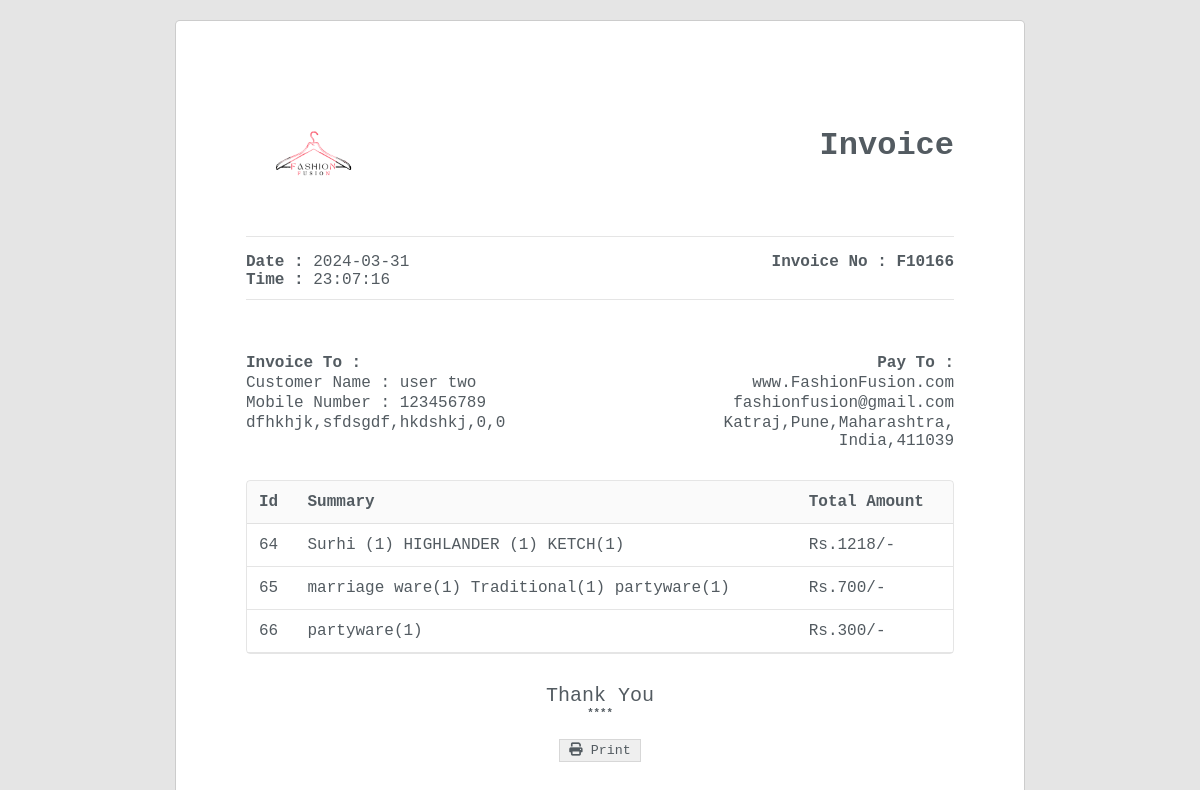
The app's page /billhistory.php (signed in) with its own data.
### tables this page shows
CREATE TABLE `orders` (
  `order_id` int(11) NOT NULL,
  `items` varchar(255) DEFAULT NULL,
  `custname` varchar(255) DEFAULT NULL,
  `contactno` varchar(15) DEFAULT NULL,
  `email` varchar(255) DEFAULT NULL,
  `gender` varchar(255) DEFAULT NULL,
  `address` varchar(255) DEFAULT NULL,
  `city` varchar(100) DEFAULT NULL,
  `state` varchar(100) DEFAULT NULL,
  `country` int(100) DEFAULT NULL,
  `pincode` int(20) DEFAULT NULL,
  `payment` varchar(50) DEFAULT NULL,
  `status` varchar(50) DEFAULT 'pending',
  `order_date` date DEFAULT curdate(),
  `order_time` time DEFAULT curtime()
);

### billhistory.php (the view, shortened to what this page needs)
<?php
@include 'include.php';
?>
<!DOCTYPE html>
<html>
    <head>
        <link rel="stylesheet" href="https://cdnjs.cloudflare.com/ajax/libs/font-awesome/6.2.1/css/all.min.css" />
        <link rel="stylesheet" href="css/userbill.css">
    </head>
    <body>
    <?php
         $user=$_SESSION['email'];
         $select_cart = mysqli_query($con, "SELECT * FROM `orders` where email='$user'");
         if(mysqli_num_rows($select_cart) > 0){
            while($fetch_cart = mysqli_fetch_assoc($select_cart)){
                $order_id =$fetch_cart['order_id'];
                $custname=$fetch_cart['custname'];
                $contactno=$fetch_cart['contactno'];
                $address=$fetch_cart['address'];
                $city=$fetch_cart['city'];
                $pincode=$fetch_cart['pincode'];
                $state=$fetch_cart['state'];
                $country=$fetch_cart['country'];
                $order_date=$fetch_cart['order_date'];
                $order_time=$fetch_cart['order_time'];
            }}
      ?>
        <div class = "invoice-wrapper" id = "print-area">
            <div class = "invoice">
                <div class = "invoice-container">
                    <div class = "invoice-head">
                        <div class = "invoice-head-top">
                            <div class = "invoice-head-top-left text-start">
                                <img src = "images/logo.png" width='120%'>
                            </div>
                            <div class = "invoice-head-top-right text-end">
                                <br><br>
                                <h1>Invoice</h1>
                            </div>
                        </div>
                        <div class = "hr"></div>
                        <div class = "invoice-head-middle">
                            <div class = "invoice-head-middle-left text-start">
                                <p><span class = "text-bold">Date : </span><?php echo$order_date;?></p>
                                <p><span class = "text-bold">Time : </span><?php echo$order_time;?></p>
                            </div>
                            <div class = "invoice-head-middle-right text-end">
                                <p><spanf class = "text-bold">Invoice No : </span>F101<?php echo$order_id;?></p>
                            </div>
                        </div>
                        <div class = "hr"></div>
                        <br><br>
                        <div class = "invoice-head-bottom">
                            <div class = "invoice-head-bottom-left">
                                <ul>
                                    <li class = 'text-bold'>Invoice To :</li>
                                    <li>Customer Name : <?php echo $custname;?></li>
                                    <li>Mobile Number : <?php echo $contactno;?></li>
                                    <li><?php echo $address. ','.$city. ','.$state. ','.$country. ','.$pincode;?></li>
                                </ul>
                            </div>
                            <div class = "invoice-head-bottom-right">
                                <ul class = "text-end">
                                    <li class = 'text-bold'>Pay To :</li>
                                    <li>www.FashionFusion.com</li>
                                    <li>fashionfusion@gmail.com</li>
                                    <li>Katraj,Pune,Maharashtra,
                                        India,411039</li>
                                </ul>
                            </div>
                        </div>
                    </div>
                    <div class = "overflow-view">
                    <br>
                        <div class = "invoice-body">
                            <table>
                                <thead>
                                    <tr>
                                        <td class = "text-bold">Id</td>
                                        <td class = "text-bold">Summary</td>
                                        <td class = "text-bold">Total Amount</td>
                                    </tr>
                                </thead>
                                <tbody>
                                    <?php
                            $user=$_SESSION['email'];
                            $select_cart = mysqli_query($con, "SELECT * FROM `orders` where email='$user'");
                            if(mysqli_num_rows($select_cart) > 0){
                            while($fetch_cart = mysqli_fetch_assoc($select_cart)){
                                ?>
                                    <tr>
                                        <td><?php echo $fetch_cart['order_id'];?></td>
                                        <td><?php echo $fetch_cart['items'];?></td>
                                        <td><?php echo$fetch_cart['payment'];?></td>
                                    </tr>
                                     <?php
                             }
                            }
                            ?>
                                </tbody>
                            </table>
                        </div>
                    </div>
                    <div class = "invoice-foot text-center">
                    <p><span class = "text-bold text-center"></span>Thank You <h6>****</h6></p>
                        <div class = "invoice-btns">
                            <button type = "button" class = "invoice-btn" onclick="printInvoice()">
                                <span>
                                    <i class="fa-solid fa-print"></i>
                                </span>
                                <span>Print</span>
                            </button>
                        </div>
                    </div>
                </div>
            </div>
        </div>
    </body>
</html>

### css/userbill.css (style rules this page uses)
*, *::after, *::before { padding: 0; margin: 0; box-sizing: border-box; }
ul { list-style-type: none; }
ul li { margin: 2px 0; }
.text-end { text-align: right; }
.text-center { text-align: center; }
.text-start { text-align: left; }
.text-bold { font-weight: 700; }
.hr { height: 1px; background-color: rgba(0, 0, 0, 0.1); }
body { font-family:'Courier New', Courier, monospace; color: #535b61; font-size: 16px; }
.invoice-wrapper { min-height: 100vh; background-color: rgba(0, 0, 0, 0.1); padding-top: 20px; padding-bottom: 20px; }
.invoice { max-width: 850px; margin-right: auto; margin-left: auto; background-color: #fff; padding: 70px; border: 1px solid rgba(0, 0, 0, 0.2); border-radius: 5px; min-height: 920px; }
.invoice-head-top-left img { width: 130px; }
.invoice-head-middle, .invoice-head-bottom { padding: 16px 0; }
.invoice-body { border: 1px solid rgba(0, 0, 0, 0.1); border-radius: 4px; overflow: hidden; }
.invoice-body table { border-collapse: collapse; border-radius: 4px; width: 100%; }
.invoice-body table td, .invoice-body table th { padding: 12px; }
.invoice-body table tr { border-bottom: 1px solid rgba(0, 0, 0, 0.1); }
.invoice-body table thead { background-color: rgba(0, 0, 0, 0.02); }
.invoice-foot { padding: 30px 0; }
.invoice-foot p { font-size: 20px; }
.invoice-btns { margin-top: 20px; display: flex; justify-content: center; }
.invoice-btn { padding: 3px 9px; color: #535b61; font-family: inherit; border: 1px solid rgba(0, 0, 0, 0.1); cursor: pointer; }
.invoice-head-top, .invoice-head-middle, .invoice-head-bottom { display: grid; grid-template-columns: repeat(2, 1fr); padding-bottom: 10px; }
.overflow-view { overflow-x: scroll; }
.invoice-body { min-width: 600px; }

### records on screen
orders: order_date "2024-03-31", order_time "23:07:16", order_id "66", custname "user two", contactno "123456789", address "dfhkhjk", city "sfdsgdf", state "hkdshkj", country "0", pincode "0", items "partyware(1)", payment "Rs.300/-"
orders: order_id "64", items "Surhi (1) HIGHLANDER (1) KETCH(1)", payment "Rs.1218/-"
orders: order_id "65", items "marriage ware(1) Traditional(1) partyware(1)", payment "Rs.700/-"
